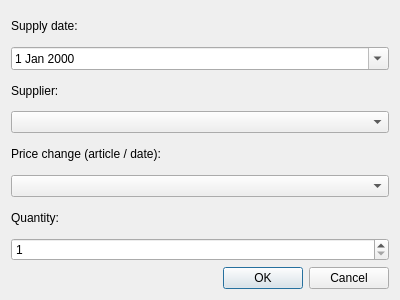
<?xml version="1.0" encoding="UTF-8"?>
<ui version="4.0">
 <class>SupplyDialog</class>
 <widget class="QDialog" name="SupplyDialog">
  <property name="geometry">
   <rect>
    <x>0</x>
    <y>0</y>
    <width>400</width>
    <height>300</height>
   </rect>
  </property>
  <property name="windowTitle">
   <string>Supply</string>
  </property>
  <layout class="QVBoxLayout" name="verticalLayout">
   <item>
    <widget class="QLabel" name="labelDate">
     <property name="text"><string>Supply date:</string></property>
    </widget>
   </item>
   <item>
    <widget class="QDateEdit" name="dateEdit">
     <property name="calendarPopup"><bool>true</bool></property>
    </widget>
   </item>
   <item>
    <widget class="QLabel" name="labelSupplier">
     <property name="text"><string>Supplier:</string></property>
    </widget>
   </item>
   <item>
    <widget class="QComboBox" name="comboSupplier"/>
   </item>
   <item>
    <widget class="QLabel" name="labelPriceChange">
     <property name="text"><string>Price change (article / date):</string></property>
    </widget>
   </item>
   <item>
    <widget class="QComboBox" name="comboPriceChange"/>
   </item>
   <item>
    <widget class="QLabel" name="labelQuantity">
     <property name="text"><string>Quantity:</string></property>
    </widget>
   </item>
   <item>
    <widget class="QSpinBox" name="spinQuantity">
     <property name="minimum"><number>1</number></property>
     <property name="maximum"><number>999999</number></property>
    </widget>
   </item>
   <item>
    <widget class="QDialogButtonBox" name="buttonBox">
     <property name="standardButtons">
      <set>QDialogButtonBox::Ok|QDialogButtonBox::Cancel</set>
     </property>
    </widget>
   </item>
  </layout>
 </widget>
 <resources/>
 <connections/>
</ui>
